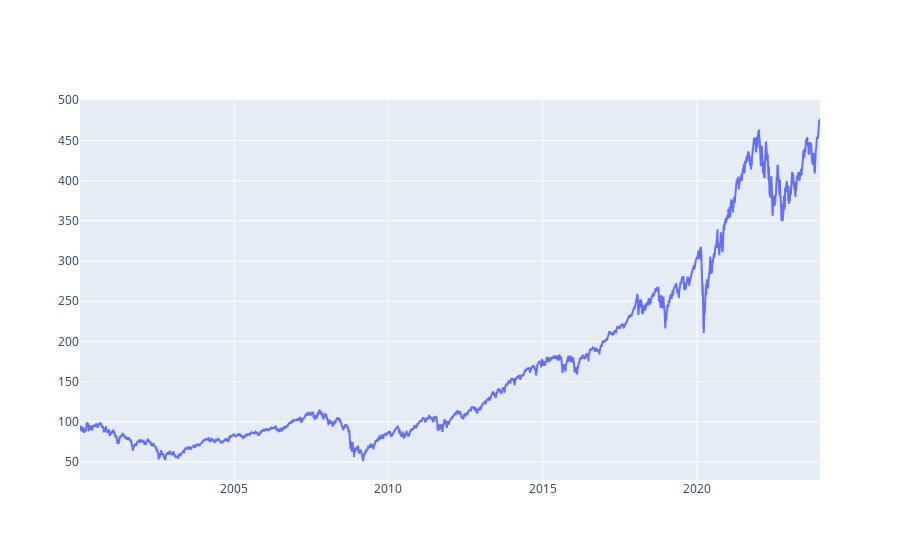

The cell this chart's notebook holds for it:
### Code cell
fig = go.Figure()
fig.add_trace(go.Scatter(x=df.index, y=df['Adj Close'], name='Adj Close'))
fig.show()

### Figure 1 — Plotly figure (JSON) as saved in the notebook; plotly's stock layout.template omitted (floating-point values rounded to 4 significant figures; data arrays with more than 128 entries replaced by an {"elided": "..."} marker saying what was removed)
{"data": [{"name": "Adj Close", "type": "scatter", "x": {"elided": "6037 str values"}, "y": {"elided": "6037 float values"}}], "layout": {}}
